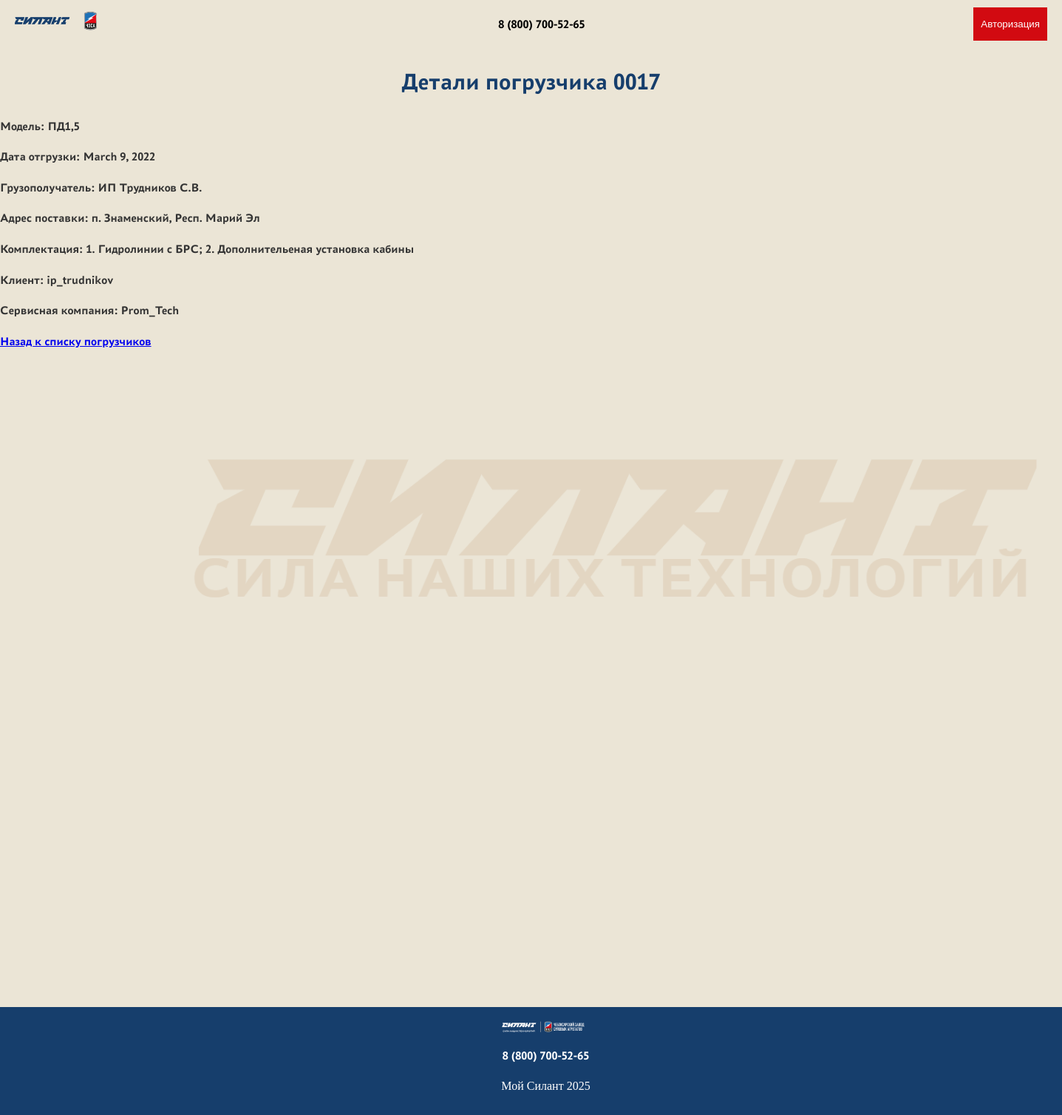
The page /forklifts/1/ on the database its author committed.
### forklifts/models.py (models this page shows, shortened)
class Forklift(models.Model):
    model = models.CharField(max_length=100)
    serial_number = models.CharField(max_length=100)
    engine_model = models.ForeignKey(EngineModel, on_delete=models.CASCADE, related_name='engine_model')
    engine_serial_number = models.CharField(max_length=100)
    transmission_model = models.ForeignKey(TransmissionModel, on_delete=models.CASCADE)
    transmission_serial_number = models.CharField(max_length=100)
    drive_bridge_model = models.ForeignKey(BridgeModel, related_name='drive_bridge', on_delete=models.CASCADE)
    drive_bridge_serial_number = models.CharField(max_length=100)
    controlled_bridge_model = models.ForeignKey(BridgeModel, related_name='controlled_bridge', on_delete=models.CASCADE)
    controlled_bridge_serial_number = models.CharField(max_length=100)
    supply_contract_number = models.CharField(max_length=100, blank=True, null=True)  # Теперь может быть пустым
    supply_contract_date = models.DateField(blank=True, null=True)  # Теперь может быть пустым
    shipment_date = models.DateField()
    consignee = models.CharField(max_length=100)
    delivery_address = models.CharField(max_length=255)
    configuration = models.TextField()
    client = models.ForeignKey(User, related_name='clients', on_delete=models.CASCADE)
    service_company = models.ForeignKey(User, related_name='service_companies', on_delete=models.CASCADE)

### forklifts/views.py (the view)
# urls.py: path('forklifts/<int:id>/', forklift_detail, name='forklift_detail'),
def forklift_detail(request, id):
    forklift = get_object_or_404(Forklift, id=id)
    return render(request, 'forklift_detail.html', {'forklift': forklift})

### forklifts/templates/forklift_detail.html (shortened to what this page needs)
   {% extends 'base.html' %}
   {% block content %}
       <h1>Детали погрузчика {{ forklift.serial_number }}</h1>
       <p>Модель: {{ forklift.model }}</p>
       <p>Дата отгрузки: {{ forklift.shipment_date }}</p>
       <p>Грузополучатель: {{ forklift.consignee }}</p>
       <p>Адрес поставки: {{ forklift.delivery_address }}</p>
       <p>Комплектация: {{ forklift.configuration }}</p>
       <p>Клиент: {{ forklift.client }}</p>
       <p>Сервисная компания: {{ forklift.service_company }}</p>
       <a href="{% url 'forklift_list' %}">Назад к списку погрузчиков</a>
   {% endblock %}

### static/base.css (style rules this page uses)
body { display: flex; flex-direction: column; font-family: 'PT-Astra-Sans_Bold', sans-serif; margin: 0; padding: 0; background-color: #ebe5d6; }

### static/home.css (style rules this page uses)
:root { --primary-color: #007bff; --hover-color: #0056b3; --secondary-color: #f9f9f9; --border-color: #ddd; --background-color: #ebe5d6; --text-color: #333; --error-color: red; }
body { font-family: 'PT-Astra-Sans_Bold', Arial, sans-serif; margin: 0; padding: 0; background-color: var(--background-color); color: var(--text-color); line-height: 1.6; }
h1 { color: #163E6C; text-align: center; margin-top: 20px; }

### rows shown on the page
Forklift: serial_number "0017", model "ПД1,5", shipment_date "March 9, 2022", consignee "ИП Трудников С.В.", delivery_address "п. Знаменский, Респ. Марий Эл", configuration "1. Гидролинии с БРС; 2. Дополнительеная установка кабины", client "ip_trudnikov", service_company "Prom_Tech"
